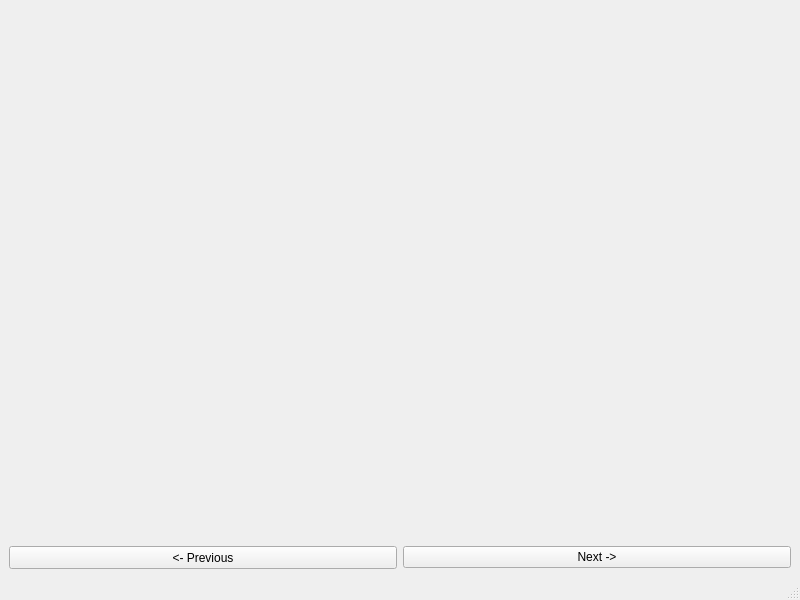
<?xml version="1.0" encoding="UTF-8"?>
<ui version="4.0">
 <class>galary</class>
 <widget class="QMainWindow" name="galary">
  <property name="geometry">
   <rect>
    <x>0</x>
    <y>0</y>
    <width>800</width>
    <height>600</height>
   </rect>
  </property>
  <property name="windowTitle">
   <string>MainWindow</string>
  </property>
  <widget class="QWidget" name="centralwidget">
   <layout class="QVBoxLayout" name="verticalLayout" stretch="3,0">
    <item>
     <layout class="QHBoxLayout" name="horizontalLayout_2">
      <item>
       <widget class="QLabel" name="picture">
        <property name="autoFillBackground">
         <bool>false</bool>
        </property>
        <property name="text">
         <string/>
        </property>
        <property name="pixmap">
         <pixmap>sample_pics/1.jpg</pixmap>
        </property>
        <property name="scaledContents">
         <bool>true</bool>
        </property>
        <property name="alignment">
         <set>Qt::AlignCenter</set>
        </property>
        <property name="wordWrap">
         <bool>false</bool>
        </property>
       </widget>
      </item>
     </layout>
    </item>
    <item>
     <layout class="QHBoxLayout" name="horizontalLayout">
      <item>
       <widget class="QPushButton" name="prev_bt">
        <property name="minimumSize">
         <size>
          <width>0</width>
          <height>23</height>
         </size>
        </property>
        <property name="text">
         <string>&lt;- Previous</string>
        </property>
       </widget>
      </item>
      <item>
       <widget class="QPushButton" name="next_bt">
        <property name="text">
         <string>Next -&gt;</string>
        </property>
       </widget>
      </item>
     </layout>
    </item>
   </layout>
  </widget>
  <widget class="QStatusBar" name="statusbar"/>
 </widget>
 <resources/>
 <connections/>
</ui>
